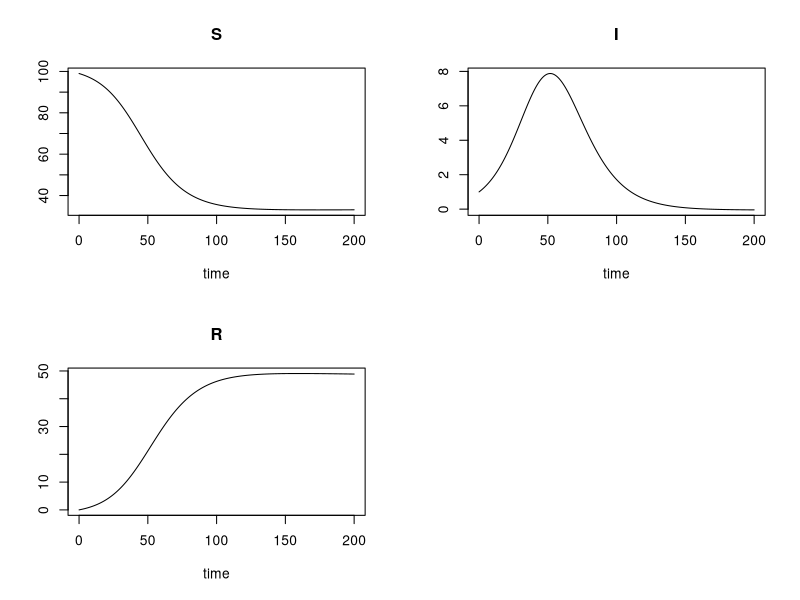

This chart was generated by the following R code:
library(deSolve)
library(ggplot2)

sir <- function(t, y, parms) {
    with(as.list(c(y, parms)), {
        N <- S + I + R
        
        # Events
        birth <- r * (1 - N / c) * N
        death <- mu * N
        dim <- nu * I
        infection <- beta * S * I / N
        recovery <- gamma * I
        
        # Derivatives
        dS <- + birth - death - infection
        dI <- - death - dim + infection - recovery
        dR <- - death + recovery
        
        list(c(dS, dI, dR))
    })
}

params <- list(
    N <- 100,
    r <- 1 / (365 * 25),
    c <- 100,
    mu <- 1 / (365 * 80),
    nu <- 1 / 30,
    beta <- 0.2,
    gamma <- 0.1
)

y0 <- with(params, c(S = N - 1, I = 1, R = 0))

t <- seq(0, 200, 0.1)

out <- lsode(y0, t, sir, parms = params)

# TODO: use ggplot2 instead, and make this look nice
plot(out)
